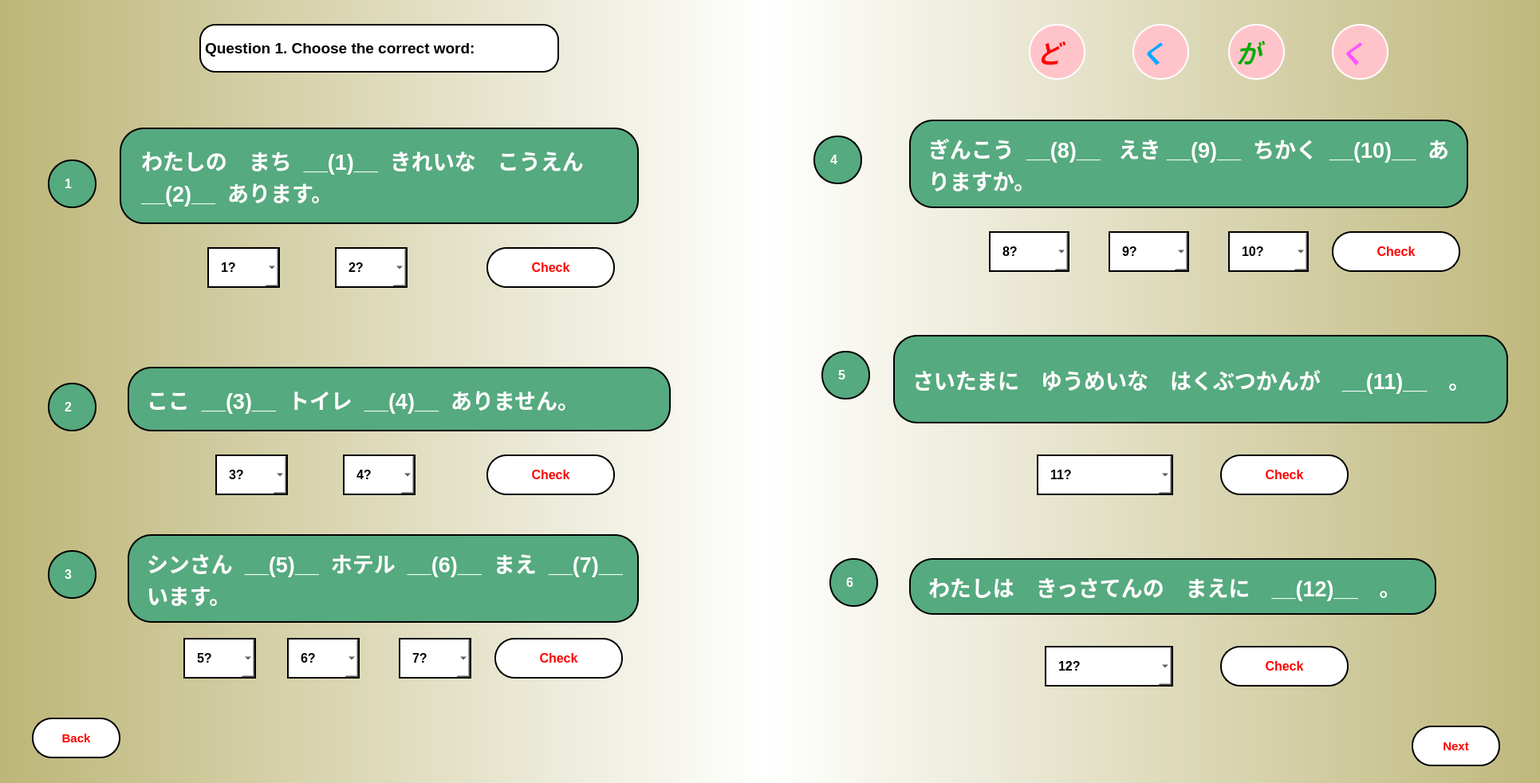
<?xml version="1.0" encoding="UTF-8"?>
<ui version="4.0">
 <class>MainWindow</class>
 <widget class="QMainWindow" name="MainWindow">
  <property name="geometry">
   <rect>
    <x>0</x>
    <y>0</y>
    <width>1931</width>
    <height>982</height>
   </rect>
  </property>
  <property name="windowTitle">
   <string>MainWindow</string>
  </property>
  <widget class="QWidget" name="centralwidget">
   <widget class="QWidget" name="widget" native="true">
    <property name="geometry">
     <rect>
      <x>0</x>
      <y>0</y>
      <width>1961</width>
      <height>1011</height>
     </rect>
    </property>
    <widget class="QWidget" name="widget_2" native="true">
     <property name="geometry">
      <rect>
       <x>0</x>
       <y>0</y>
       <width>961</width>
       <height>1011</height>
      </rect>
     </property>
     <property name="styleSheet">
      <string notr="true">background-color: qlineargradient(spread:repeat, x1:0, y1:0, x2:1, y2:0, stop:0 rgba(189, 182, 120, 255), stop:1 rgba(255, 255, 255, 255));</string>
     </property>
     <widget class="QLabel" name="label_3">
      <property name="geometry">
       <rect>
        <x>60</x>
        <y>200</y>
        <width>61</width>
        <height>61</height>
       </rect>
      </property>
      <property name="font">
       <font>
        <pointsize>12</pointsize>
        <weight>75</weight>
        <bold>true</bold>
       </font>
      </property>
      <property name="styleSheet">
       <string notr="true">border-radius: 30px;
border: 2px solid black;
padding: 15px;
background-color: rgb(85, 170, 127);
color: rgb(255, 255, 255);</string>
      </property>
      <property name="text">
       <string>1</string>
      </property>
     </widget>
     <widget class="QLabel" name="label_4">
      <property name="geometry">
       <rect>
        <x>60</x>
        <y>480</y>
        <width>61</width>
        <height>61</height>
       </rect>
      </property>
      <property name="font">
       <font>
        <pointsize>12</pointsize>
        <weight>75</weight>
        <bold>true</bold>
       </font>
      </property>
      <property name="styleSheet">
       <string notr="true">border-radius: 30px;
border: 2px solid black;
padding: 15px;
background-color: rgb(85, 170, 127);
color: rgb(255, 255, 255);</string>
      </property>
      <property name="text">
       <string>2</string>
      </property>
     </widget>
     <widget class="QLabel" name="q2">
      <property name="geometry">
       <rect>
        <x>160</x>
        <y>460</y>
        <width>681</width>
        <height>81</height>
       </rect>
      </property>
      <property name="font">
       <font>
        <pointsize>20</pointsize>
        <weight>75</weight>
        <bold>true</bold>
        <strikeout>false</strikeout>
       </font>
      </property>
      <property name="mouseTracking">
       <bool>false</bool>
      </property>
      <property name="tabletTracking">
       <bool>false</bool>
      </property>
      <property name="acceptDrops">
       <bool>false</bool>
      </property>
      <property name="autoFillBackground">
       <bool>false</bool>
      </property>
      <property name="styleSheet">
       <string notr="true">border-radius: 30px;
border: 2px solid black;
padding: 15px;
background-color: rgb(85, 170, 127);
color: rgb(255, 255, 255);</string>
      </property>
      <property name="text">
       <string>ここ  __(3)__  トイレ  __(4)__  ありません。</string>
      </property>
      <property name="scaledContents">
       <bool>false</bool>
      </property>
      <property name="wordWrap">
       <bool>true</bool>
      </property>
     </widget>
     <widget class="QComboBox" name="ans14_2_1">
      <property name="geometry">
       <rect>
        <x>270</x>
        <y>570</y>
        <width>91</width>
        <height>51</height>
       </rect>
      </property>
      <property name="font">
       <font>
        <pointsize>12</pointsize>
        <weight>75</weight>
        <bold>true</bold>
       </font>
      </property>
      <property name="styleSheet">
       <string notr="true">border: 2px solid black;
padding: 15px;
background-color: rgb(255, 255, 255);</string>
      </property>
      <item>
       <property name="text">
        <string>3?</string>
       </property>
      </item>
      <item>
       <property name="text">
        <string>に</string>
       </property>
      </item>
      <item>
       <property name="text">
        <string>が</string>
       </property>
      </item>
     </widget>
     <widget class="QLabel" name="label_5">
      <property name="geometry">
       <rect>
        <x>60</x>
        <y>690</y>
        <width>61</width>
        <height>61</height>
       </rect>
      </property>
      <property name="font">
       <font>
        <pointsize>12</pointsize>
        <weight>75</weight>
        <bold>true</bold>
       </font>
      </property>
      <property name="styleSheet">
       <string notr="true">border-radius: 30px;
border: 2px solid black;
padding: 15px;
background-color: rgb(85, 170, 127);
color: rgb(255, 255, 255);</string>
      </property>
      <property name="text">
       <string>3</string>
      </property>
     </widget>
     <widget class="QPushButton" name="check14_1">
      <property name="geometry">
       <rect>
        <x>610</x>
        <y>310</y>
        <width>161</width>
        <height>51</height>
       </rect>
      </property>
      <property name="font">
       <font>
        <pointsize>12</pointsize>
        <weight>75</weight>
        <bold>true</bold>
       </font>
      </property>
      <property name="styleSheet">
       <string notr="true">QPushButton {
border-radius: 25px;
border: 2px solid black;
padding: 15px;
background-color:rgb(255, 255, 255);
color: rgb(255, 0, 0);
}

QPushButton:pressed {
    background-color:rgb(170, 255, 255);
}</string>
      </property>
      <property name="text">
       <string>Check</string>
      </property>
     </widget>
     <widget class="QPushButton" name="check14_2">
      <property name="geometry">
       <rect>
        <x>610</x>
        <y>570</y>
        <width>161</width>
        <height>51</height>
       </rect>
      </property>
      <property name="font">
       <font>
        <pointsize>12</pointsize>
        <weight>75</weight>
        <bold>true</bold>
       </font>
      </property>
      <property name="styleSheet">
       <string notr="true">QPushButton {
border-radius: 25px;
border: 2px solid black;
padding: 15px;
background-color:rgb(255, 255, 255);
color: rgb(255, 0, 0);
}

QPushButton:pressed {
    background-color:rgb(170, 255, 255);
}</string>
      </property>
      <property name="text">
       <string>Check</string>
      </property>
     </widget>
     <widget class="QLabel" name="q2_2">
      <property name="geometry">
       <rect>
        <x>160</x>
        <y>670</y>
        <width>641</width>
        <height>111</height>
       </rect>
      </property>
      <property name="font">
       <font>
        <pointsize>20</pointsize>
        <weight>75</weight>
        <bold>true</bold>
        <strikeout>false</strikeout>
       </font>
      </property>
      <property name="mouseTracking">
       <bool>false</bool>
      </property>
      <property name="tabletTracking">
       <bool>false</bool>
      </property>
      <property name="acceptDrops">
       <bool>false</bool>
      </property>
      <property name="autoFillBackground">
       <bool>false</bool>
      </property>
      <property name="styleSheet">
       <string notr="true">border-radius: 30px;
border: 2px solid black;
padding: 15px;
background-color: rgb(85, 170, 127);
color: rgb(255, 255, 255);</string>
      </property>
      <property name="text">
       <string>シンさん  __(5)__  ホテル  __(6)__  まえ  __(7)__  います。</string>
      </property>
      <property name="scaledContents">
       <bool>false</bool>
      </property>
      <property name="wordWrap">
       <bool>true</bool>
      </property>
     </widget>
     <widget class="QPushButton" name="check14_3">
      <property name="geometry">
       <rect>
        <x>620</x>
        <y>800</y>
        <width>161</width>
        <height>51</height>
       </rect>
      </property>
      <property name="font">
       <font>
        <pointsize>12</pointsize>
        <weight>75</weight>
        <bold>true</bold>
       </font>
      </property>
      <property name="styleSheet">
       <string notr="true">QPushButton {
border-radius: 25px;
border: 2px solid black;
padding: 15px;
background-color:rgb(255, 255, 255);
color: rgb(255, 0, 0);
}

QPushButton:pressed {
    background-color:rgb(170, 255, 255);
}</string>
      </property>
      <property name="text">
       <string>Check</string>
      </property>
     </widget>
     <widget class="QLabel" name="label">
      <property name="geometry">
       <rect>
        <x>250</x>
        <y>30</y>
        <width>451</width>
        <height>61</height>
       </rect>
      </property>
      <property name="font">
       <font>
        <pointsize>14</pointsize>
        <weight>75</weight>
        <bold>true</bold>
       </font>
      </property>
      <property name="styleSheet">
       <string notr="true">border-radius: 20px;
border: 2px solid black;
background-color: rgb(255, 255, 255);
</string>
      </property>
      <property name="text">
       <string>Question 1. Choose the correct word:</string>
      </property>
     </widget>
     <widget class="QPushButton" name="back_gr14">
      <property name="geometry">
       <rect>
        <x>40</x>
        <y>900</y>
        <width>111</width>
        <height>51</height>
       </rect>
      </property>
      <property name="font">
       <font>
        <pointsize>11</pointsize>
        <weight>75</weight>
        <bold>true</bold>
       </font>
      </property>
      <property name="styleSheet">
       <string notr="true">QPushButton {
border-radius: 25px;
border: 2px solid black;
padding: 15px;
background-color:rgb(255, 255, 255);
color: rgb(255, 0, 0);
}

QPushButton:pressed {
    background-color:rgb(170, 255, 255);
}</string>
      </property>
      <property name="text">
       <string>Back</string>
      </property>
     </widget>
     <widget class="QLabel" name="q1_3">
      <property name="geometry">
       <rect>
        <x>150</x>
        <y>160</y>
        <width>651</width>
        <height>121</height>
       </rect>
      </property>
      <property name="font">
       <font>
        <pointsize>20</pointsize>
        <weight>75</weight>
        <bold>true</bold>
        <strikeout>false</strikeout>
        <stylestrategy>PreferDefault</stylestrategy>
       </font>
      </property>
      <property name="cursor">
       <cursorShape>ArrowCursor</cursorShape>
      </property>
      <property name="mouseTracking">
       <bool>true</bool>
      </property>
      <property name="tabletTracking">
       <bool>false</bool>
      </property>
      <property name="acceptDrops">
       <bool>false</bool>
      </property>
      <property name="toolTip">
       <string>&lt;html&gt;&lt;head/&gt;&lt;body&gt;&lt;p&gt;&lt;br/&gt;&lt;/p&gt;&lt;/body&gt;&lt;/html&gt;</string>
      </property>
      <property name="autoFillBackground">
       <bool>false</bool>
      </property>
      <property name="styleSheet">
       <string notr="true">border-radius: 30px;
border: 2px solid black;
padding: 15px;
background-color: rgb(85, 170, 127);
color: rgb(255, 255, 255);</string>
      </property>
      <property name="frameShape">
       <enum>QFrame::NoFrame</enum>
      </property>
      <property name="text">
       <string>わたしの　まち  __(1)__  きれいな　こうえん  __(2)__  あります。</string>
      </property>
      <property name="scaledContents">
       <bool>false</bool>
      </property>
      <property name="wordWrap">
       <bool>true</bool>
      </property>
      <property name="margin">
       <number>5</number>
      </property>
      <property name="indent">
       <number>10</number>
      </property>
      <property name="openExternalLinks">
       <bool>false</bool>
      </property>
     </widget>
     <widget class="QComboBox" name="ans14_2_2">
      <property name="geometry">
       <rect>
        <x>430</x>
        <y>570</y>
        <width>91</width>
        <height>51</height>
       </rect>
      </property>
      <property name="font">
       <font>
        <pointsize>12</pointsize>
        <weight>75</weight>
        <bold>true</bold>
       </font>
      </property>
      <property name="styleSheet">
       <string notr="true">border: 2px solid black;
padding: 15px;
background-color: rgb(255, 255, 255);</string>
      </property>
      <item>
       <property name="text">
        <string>4?</string>
       </property>
      </item>
      <item>
       <property name="text">
        <string>に</string>
       </property>
      </item>
      <item>
       <property name="text">
        <string>は</string>
       </property>
      </item>
     </widget>
     <widget class="QComboBox" name="ans14_2_3">
      <property name="geometry">
       <rect>
        <x>500</x>
        <y>800</y>
        <width>91</width>
        <height>51</height>
       </rect>
      </property>
      <property name="font">
       <font>
        <pointsize>12</pointsize>
        <weight>75</weight>
        <bold>true</bold>
       </font>
      </property>
      <property name="styleSheet">
       <string notr="true">border: 2px solid black;
padding: 15px;
background-color: rgb(255, 255, 255);</string>
      </property>
      <item>
       <property name="text">
        <string>7?</string>
       </property>
      </item>
      <item>
       <property name="text">
        <string>に</string>
       </property>
      </item>
      <item>
       <property name="text">
        <string>の</string>
       </property>
      </item>
     </widget>
     <widget class="QComboBox" name="ans14_3_1">
      <property name="geometry">
       <rect>
        <x>360</x>
        <y>800</y>
        <width>91</width>
        <height>51</height>
       </rect>
      </property>
      <property name="font">
       <font>
        <pointsize>12</pointsize>
        <weight>75</weight>
        <bold>true</bold>
       </font>
      </property>
      <property name="styleSheet">
       <string notr="true">border: 2px solid black;
padding: 15px;
background-color: rgb(255, 255, 255);</string>
      </property>
      <item>
       <property name="text">
        <string>6?</string>
       </property>
      </item>
      <item>
       <property name="text">
        <string>に</string>
       </property>
      </item>
      <item>
       <property name="text">
        <string>は</string>
       </property>
      </item>
     </widget>
     <widget class="QComboBox" name="ans14_3_2">
      <property name="geometry">
       <rect>
        <x>230</x>
        <y>800</y>
        <width>91</width>
        <height>51</height>
       </rect>
      </property>
      <property name="font">
       <font>
        <pointsize>12</pointsize>
        <weight>75</weight>
        <bold>true</bold>
       </font>
      </property>
      <property name="styleSheet">
       <string notr="true">border: 2px solid black;
padding: 15px;
background-color: rgb(255, 255, 255);</string>
      </property>
      <item>
       <property name="text">
        <string>5?</string>
       </property>
      </item>
      <item>
       <property name="text">
        <string>に</string>
       </property>
      </item>
      <item>
       <property name="text">
        <string>の</string>
       </property>
      </item>
     </widget>
     <widget class="QComboBox" name="ans14_1_1">
      <property name="geometry">
       <rect>
        <x>420</x>
        <y>310</y>
        <width>91</width>
        <height>51</height>
       </rect>
      </property>
      <property name="font">
       <font>
        <pointsize>12</pointsize>
        <weight>75</weight>
        <bold>true</bold>
       </font>
      </property>
      <property name="styleSheet">
       <string notr="true">border: 2px solid black;
padding: 15px;
background-color: rgb(255, 255, 255);</string>
      </property>
      <item>
       <property name="text">
        <string>2?</string>
       </property>
      </item>
      <item>
       <property name="text">
        <string>に</string>
       </property>
      </item>
      <item>
       <property name="text">
        <string>が</string>
       </property>
      </item>
     </widget>
     <widget class="QComboBox" name="ans14_1_2">
      <property name="geometry">
       <rect>
        <x>260</x>
        <y>310</y>
        <width>91</width>
        <height>51</height>
       </rect>
      </property>
      <property name="font">
       <font>
        <pointsize>12</pointsize>
        <weight>75</weight>
        <bold>true</bold>
       </font>
      </property>
      <property name="styleSheet">
       <string notr="true">border: 2px solid black;
padding: 15px;
background-color: rgb(255, 255, 255);</string>
      </property>
      <item>
       <property name="text">
        <string>1?</string>
       </property>
      </item>
      <item>
       <property name="text">
        <string>が</string>
       </property>
      </item>
      <item>
       <property name="text">
        <string>は</string>
       </property>
      </item>
     </widget>
    </widget>
    <widget class="QWidget" name="widget_3" native="true">
     <property name="geometry">
      <rect>
       <x>960</x>
       <y>0</y>
       <width>1001</width>
       <height>1011</height>
      </rect>
     </property>
     <property name="styleSheet">
      <string notr="true">background-color: qlineargradient(spread:repeat, x1:0, y1:0, x2:1, y2:0, stop:0 rgba(189, 182, 120, 255), stop:1 rgba(255, 255, 255, 255));
background-color: qlineargradient(spread:repeat, x1:1, y1:1, x2:0, y2:1, stop:0 rgba(189, 182, 120, 255), stop:1 rgba(255, 255, 255, 255));</string>
     </property>
     <widget class="QLabel" name="label_6">
      <property name="geometry">
       <rect>
        <x>60</x>
        <y>170</y>
        <width>61</width>
        <height>61</height>
       </rect>
      </property>
      <property name="font">
       <font>
        <pointsize>12</pointsize>
        <weight>75</weight>
        <bold>true</bold>
       </font>
      </property>
      <property name="styleSheet">
       <string notr="true">border-radius: 30px;
border: 2px solid black;
padding: 15px;
background-color: rgb(85, 170, 127);
color: rgb(255, 255, 255);</string>
      </property>
      <property name="text">
       <string>4</string>
      </property>
     </widget>
     <widget class="QLabel" name="q1_2">
      <property name="geometry">
       <rect>
        <x>180</x>
        <y>150</y>
        <width>701</width>
        <height>111</height>
       </rect>
      </property>
      <property name="font">
       <font>
        <pointsize>20</pointsize>
        <weight>75</weight>
        <bold>true</bold>
        <strikeout>false</strikeout>
        <stylestrategy>PreferDefault</stylestrategy>
       </font>
      </property>
      <property name="cursor">
       <cursorShape>ArrowCursor</cursorShape>
      </property>
      <property name="mouseTracking">
       <bool>true</bool>
      </property>
      <property name="tabletTracking">
       <bool>false</bool>
      </property>
      <property name="acceptDrops">
       <bool>false</bool>
      </property>
      <property name="toolTip">
       <string>&lt;html&gt;&lt;head/&gt;&lt;body&gt;&lt;p&gt;&lt;span style=&quot; font-family:'Noto Sans JP','ヒラギノ角ゴ Pro W3','Hiragino Kaku Gothic Pro','メイリオ','Meiryo','ＭＳ Ｐゴシック','sans-serif'; font-size:20px; color:#717171; background-color:#fffdf7;&quot;&gt;テーブルの うえ           バナナ&lt;/span&gt;&lt;span style=&quot; font-family:'Noto Sans JP','ヒラギノ角ゴ Pro W3','Hiragino Kaku Gothic Pro','メイリオ','Meiryo','ＭＳ Ｐゴシック','sans-serif'; font-size:20px; font-weight:400; color:#717171; background-color:#fffdf7;&quot;/&gt;&lt;span style=&quot; font-family:'Noto Sans JP','ヒラギノ角ゴ Pro W3','Hiragino Kaku Gothic Pro','メイリオ','Meiryo','ＭＳ Ｐゴシック','sans-serif'; font-size:20px; color:#717171; background-color:#fffdf7;&quot;&gt;あります。&lt;/span&gt;&lt;/p&gt;&lt;p&gt;&lt;br/&gt;&lt;span style=&quot; font-family:'Noto Sans JP'; font-size:18px; color:#717171;&quot;/&gt;&lt;span style=&quot; font-family:'Noto Sans JP'; font-size:18px; font-weight:400; color:#717171;&quot;/&gt;&lt;a name=&quot;ui-id-4-button&quot;/&gt;&lt;a href=&quot;https://a1.marugotoweb.jp/en/grammar_topic6_11.php#nogo&quot;&gt;&lt;span style=&quot; font-family:'Verdana','Arial','sans-serif'; font-size:20px; font-weight:400; color:#666666; background-color:#fffdf7; vertical-align:middle;&quot;&gt;&lt;br/&gt;&lt;/span&gt;&lt;/a&gt;&lt;span style=&quot; font-family:'Noto Sans JP'; font-size:18px; font-weight:400; color:#717171;&quot;/&gt;&lt;a name=&quot;ui-id-4-button&quot;/&gt;&lt;a href=&quot;https://a1.marugotoweb.jp/en/grammar_topic6_11.php#nogo&quot;&gt;&lt;span style=&quot; font-family:'Verdana','Arial','sans-serif'; font-size:20px; font-weight:400; color:#666666; background-color:#fffdf7; vertical-align:middle;&quot;&gt;&lt;br/&gt;&lt;/span&gt;&lt;/a&gt;&lt;/p&gt;&lt;/body&gt;&lt;/html&gt;</string>
      </property>
      <property name="autoFillBackground">
       <bool>false</bool>
      </property>
      <property name="styleSheet">
       <string notr="true">border-radius: 30px;
border: 2px solid black;
padding: 15px;
background-color: rgb(85, 170, 127);
color: rgb(255, 255, 255);</string>
      </property>
      <property name="frameShape">
       <enum>QFrame::NoFrame</enum>
      </property>
      <property name="text">
       <string>ぎんこう  __(8)__   えき __(9)__  ちかく  __(10)__  ありますか。</string>
      </property>
      <property name="scaledContents">
       <bool>false</bool>
      </property>
      <property name="wordWrap">
       <bool>true</bool>
      </property>
     </widget>
     <widget class="QComboBox" name="ans14_4_2">
      <property name="geometry">
       <rect>
        <x>430</x>
        <y>290</y>
        <width>101</width>
        <height>51</height>
       </rect>
      </property>
      <property name="font">
       <font>
        <pointsize>12</pointsize>
        <weight>75</weight>
        <bold>true</bold>
       </font>
      </property>
      <property name="styleSheet">
       <string notr="true">border: 2px solid black;
padding: 15px;
background-color: rgb(255, 255, 255);</string>
      </property>
      <item>
       <property name="text">
        <string>9?</string>
       </property>
      </item>
      <item>
       <property name="text">
        <string>に</string>
       </property>
      </item>
      <item>
       <property name="text">
        <string>の</string>
       </property>
      </item>
     </widget>
     <widget class="QComboBox" name="ans14_4_1">
      <property name="geometry">
       <rect>
        <x>280</x>
        <y>290</y>
        <width>101</width>
        <height>51</height>
       </rect>
      </property>
      <property name="font">
       <font>
        <pointsize>12</pointsize>
        <weight>75</weight>
        <bold>true</bold>
       </font>
      </property>
      <property name="styleSheet">
       <string notr="true">border: 2px solid black;
padding: 15px;
background-color: rgb(255, 255, 255);</string>
      </property>
      <item>
       <property name="text">
        <string>8?</string>
       </property>
      </item>
      <item>
       <property name="text">
        <string>の</string>
       </property>
      </item>
      <item>
       <property name="text">
        <string>は</string>
       </property>
      </item>
     </widget>
     <widget class="QLabel" name="label_7">
      <property name="geometry">
       <rect>
        <x>70</x>
        <y>440</y>
        <width>61</width>
        <height>61</height>
       </rect>
      </property>
      <property name="font">
       <font>
        <pointsize>12</pointsize>
        <weight>75</weight>
        <bold>true</bold>
       </font>
      </property>
      <property name="styleSheet">
       <string notr="true">border-radius: 30px;
border: 2px solid black;
padding: 15px;
background-color: rgb(85, 170, 127);
color: rgb(255, 255, 255);</string>
      </property>
      <property name="text">
       <string>5</string>
      </property>
     </widget>
     <widget class="QPushButton" name="check14_4">
      <property name="geometry">
       <rect>
        <x>710</x>
        <y>290</y>
        <width>161</width>
        <height>51</height>
       </rect>
      </property>
      <property name="font">
       <font>
        <pointsize>12</pointsize>
        <weight>75</weight>
        <bold>true</bold>
       </font>
      </property>
      <property name="styleSheet">
       <string notr="true">QPushButton {
border-radius: 25px;
border: 2px solid black;
padding: 15px;
background-color:rgb(255, 255, 255);
color: rgb(255, 0, 0);
}

QPushButton:pressed {
    background-color:rgb(170, 255, 255);
}</string>
      </property>
      <property name="text">
       <string>Check</string>
      </property>
     </widget>
     <widget class="QPushButton" name="check14_5">
      <property name="geometry">
       <rect>
        <x>570</x>
        <y>570</y>
        <width>161</width>
        <height>51</height>
       </rect>
      </property>
      <property name="font">
       <font>
        <pointsize>12</pointsize>
        <weight>75</weight>
        <bold>true</bold>
       </font>
      </property>
      <property name="styleSheet">
       <string notr="true">QPushButton {
border-radius: 25px;
border: 2px solid black;
padding: 15px;
background-color:rgb(255, 255, 255);
color: rgb(255, 0, 0);
}

QPushButton:pressed {
    background-color:rgb(170, 255, 255);
}</string>
      </property>
      <property name="text">
       <string>Check</string>
      </property>
     </widget>
     <widget class="QLabel" name="label_8">
      <property name="geometry">
       <rect>
        <x>80</x>
        <y>700</y>
        <width>61</width>
        <height>61</height>
       </rect>
      </property>
      <property name="font">
       <font>
        <pointsize>12</pointsize>
        <weight>75</weight>
        <bold>true</bold>
       </font>
      </property>
      <property name="styleSheet">
       <string notr="true">border-radius: 30px;
border: 2px solid black;
padding: 15px;
background-color: rgb(85, 170, 127);
color: rgb(255, 255, 255);</string>
      </property>
      <property name="text">
       <string>6</string>
      </property>
     </widget>
     <widget class="QLabel" name="q2_3">
      <property name="geometry">
       <rect>
        <x>180</x>
        <y>700</y>
        <width>661</width>
        <height>71</height>
       </rect>
      </property>
      <property name="font">
       <font>
        <pointsize>20</pointsize>
        <weight>75</weight>
        <bold>true</bold>
        <strikeout>false</strikeout>
       </font>
      </property>
      <property name="mouseTracking">
       <bool>false</bool>
      </property>
      <property name="tabletTracking">
       <bool>false</bool>
      </property>
      <property name="acceptDrops">
       <bool>false</bool>
      </property>
      <property name="autoFillBackground">
       <bool>false</bool>
      </property>
      <property name="styleSheet">
       <string notr="true">border-radius: 30px;
border: 2px solid black;
padding: 15px;
background-color: rgb(85, 170, 127);
color: rgb(255, 255, 255);</string>
      </property>
      <property name="text">
       <string>わたしは　きっさてんの　まえに　__(12)__　。</string>
      </property>
      <property name="scaledContents">
       <bool>false</bool>
      </property>
      <property name="wordWrap">
       <bool>true</bool>
      </property>
     </widget>
     <widget class="QComboBox" name="ans14_6">
      <property name="geometry">
       <rect>
        <x>350</x>
        <y>810</y>
        <width>161</width>
        <height>51</height>
       </rect>
      </property>
      <property name="font">
       <font>
        <pointsize>12</pointsize>
        <weight>75</weight>
        <bold>true</bold>
       </font>
      </property>
      <property name="styleSheet">
       <string notr="true">border: 2px solid black;
padding: 15px;
background-color: rgb(255, 255, 255);</string>
      </property>
      <item>
       <property name="text">
        <string>12?</string>
       </property>
      </item>
      <item>
       <property name="text">
        <string>あります</string>
       </property>
      </item>
      <item>
       <property name="text">
        <string>います</string>
       </property>
      </item>
     </widget>
     <widget class="QPushButton" name="check14_6">
      <property name="geometry">
       <rect>
        <x>570</x>
        <y>810</y>
        <width>161</width>
        <height>51</height>
       </rect>
      </property>
      <property name="font">
       <font>
        <pointsize>12</pointsize>
        <weight>75</weight>
        <bold>true</bold>
       </font>
      </property>
      <property name="styleSheet">
       <string notr="true">QPushButton {
border-radius: 25px;
border: 2px solid black;
padding: 15px;
background-color:rgb(255, 255, 255);
color: rgb(255, 0, 0);
}

QPushButton:pressed {
    background-color:rgb(170, 255, 255);
}</string>
      </property>
      <property name="text">
       <string>Check</string>
      </property>
     </widget>
     <widget class="QLabel" name="q1">
      <property name="geometry">
       <rect>
        <x>160</x>
        <y>420</y>
        <width>771</width>
        <height>111</height>
       </rect>
      </property>
      <property name="font">
       <font>
        <pointsize>20</pointsize>
        <weight>75</weight>
        <bold>true</bold>
        <strikeout>false</strikeout>
       </font>
      </property>
      <property name="mouseTracking">
       <bool>false</bool>
      </property>
      <property name="tabletTracking">
       <bool>false</bool>
      </property>
      <property name="acceptDrops">
       <bool>false</bool>
      </property>
      <property name="autoFillBackground">
       <bool>false</bool>
      </property>
      <property name="styleSheet">
       <string notr="true">border-radius: 30px;
border: 2px solid black;
padding: 15px;
background-color: rgb(85, 170, 127);
color: rgb(255, 255, 255);</string>
      </property>
      <property name="text">
       <string>さいたまに　ゆうめいな　はくぶつかんが　__(11)__　。</string>
      </property>
      <property name="scaledContents">
       <bool>false</bool>
      </property>
      <property name="wordWrap">
       <bool>true</bool>
      </property>
     </widget>
     <widget class="QComboBox" name="ans14_5">
      <property name="geometry">
       <rect>
        <x>340</x>
        <y>570</y>
        <width>171</width>
        <height>51</height>
       </rect>
      </property>
      <property name="font">
       <font>
        <pointsize>12</pointsize>
        <weight>75</weight>
        <bold>true</bold>
       </font>
      </property>
      <property name="styleSheet">
       <string notr="true">border: 2px solid black;
padding: 15px;
background-color: rgb(255, 255, 255);</string>
      </property>
      <item>
       <property name="text">
        <string>11?</string>
       </property>
      </item>
      <item>
       <property name="text">
        <string>あります</string>
       </property>
      </item>
      <item>
       <property name="text">
        <string>います</string>
       </property>
      </item>
     </widget>
     <widget class="QComboBox" name="ans14_4_3">
      <property name="geometry">
       <rect>
        <x>580</x>
        <y>290</y>
        <width>101</width>
        <height>51</height>
       </rect>
      </property>
      <property name="font">
       <font>
        <pointsize>12</pointsize>
        <weight>75</weight>
        <bold>true</bold>
       </font>
      </property>
      <property name="styleSheet">
       <string notr="true">border: 2px solid black;
padding: 15px;
background-color: rgb(255, 255, 255);</string>
      </property>
      <item>
       <property name="text">
        <string>10?</string>
       </property>
      </item>
      <item>
       <property name="text">
        <string>に</string>
       </property>
      </item>
      <item>
       <property name="text">
        <string>の</string>
       </property>
      </item>
     </widget>
     <widget class="QPushButton" name="nextp2_14">
      <property name="geometry">
       <rect>
        <x>810</x>
        <y>910</y>
        <width>111</width>
        <height>51</height>
       </rect>
      </property>
      <property name="font">
       <font>
        <pointsize>11</pointsize>
        <weight>75</weight>
        <bold>true</bold>
       </font>
      </property>
      <property name="styleSheet">
       <string notr="true">QPushButton {
border-radius: 25px;
border: 2px solid black;
padding: 15px;
background-color:rgb(255, 255, 255);
color: rgb(255, 0, 0);
}

QPushButton:pressed {
    background-color:rgb(170, 255, 255);
}</string>
      </property>
      <property name="text">
       <string>Next</string>
      </property>
     </widget>
     <widget class="QLabel" name="label_10">
      <property name="geometry">
       <rect>
        <x>580</x>
        <y>30</y>
        <width>71</width>
        <height>70</height>
       </rect>
      </property>
      <property name="minimumSize">
       <size>
        <width>55</width>
        <height>51</height>
       </size>
      </property>
      <property name="font">
       <font>
        <family>Palatino Linotype</family>
        <pointsize>24</pointsize>
        <weight>75</weight>
        <italic>true</italic>
        <bold>true</bold>
       </font>
      </property>
      <property name="styleSheet">
       <string notr="true">border-radius:35px;
color: rgb(0, 170, 0);
background-color: rgb(255, 196, 202);
border: 2px solid white;
</string>
      </property>
      <property name="text">
       <string>が</string>
      </property>
     </widget>
     <widget class="QLabel" name="label_9">
      <property name="geometry">
       <rect>
        <x>460</x>
        <y>30</y>
        <width>71</width>
        <height>70</height>
       </rect>
      </property>
      <property name="minimumSize">
       <size>
        <width>55</width>
        <height>51</height>
       </size>
      </property>
      <property name="font">
       <font>
        <family>Palatino Linotype</family>
        <pointsize>24</pointsize>
        <weight>75</weight>
        <italic>true</italic>
        <bold>true</bold>
       </font>
      </property>
      <property name="styleSheet">
       <string notr="true">border-radius:35px;
color: rgb(0, 170, 255);
background-color: rgb(255, 196, 202);
border: 2px solid white;
</string>
      </property>
      <property name="text">
       <string>く</string>
      </property>
     </widget>
     <widget class="QLabel" name="label_11">
      <property name="geometry">
       <rect>
        <x>710</x>
        <y>30</y>
        <width>71</width>
        <height>70</height>
       </rect>
      </property>
      <property name="minimumSize">
       <size>
        <width>55</width>
        <height>51</height>
       </size>
      </property>
      <property name="font">
       <font>
        <family>Palatino Linotype</family>
        <pointsize>24</pointsize>
        <weight>75</weight>
        <italic>true</italic>
        <bold>true</bold>
       </font>
      </property>
      <property name="styleSheet">
       <string notr="true">border-radius:35px;
color: rgb(255, 85, 255);
background-color: rgb(255, 196, 202);
border: 2px solid white;
</string>
      </property>
      <property name="text">
       <string>く</string>
      </property>
     </widget>
     <widget class="QLabel" name="label_2">
      <property name="geometry">
       <rect>
        <x>330</x>
        <y>30</y>
        <width>71</width>
        <height>70</height>
       </rect>
      </property>
      <property name="minimumSize">
       <size>
        <width>55</width>
        <height>51</height>
       </size>
      </property>
      <property name="font">
       <font>
        <family>Palatino Linotype</family>
        <pointsize>24</pointsize>
        <weight>75</weight>
        <italic>true</italic>
        <bold>true</bold>
       </font>
      </property>
      <property name="styleSheet">
       <string notr="true">border-radius:35px;
color: rgb(255, 0, 0);
background-color: rgb(255, 196, 202);
border: 2px solid white;
</string>
      </property>
      <property name="text">
       <string>ど</string>
      </property>
     </widget>
    </widget>
   </widget>
  </widget>
 </widget>
 <resources/>
 <connections/>
</ui>
